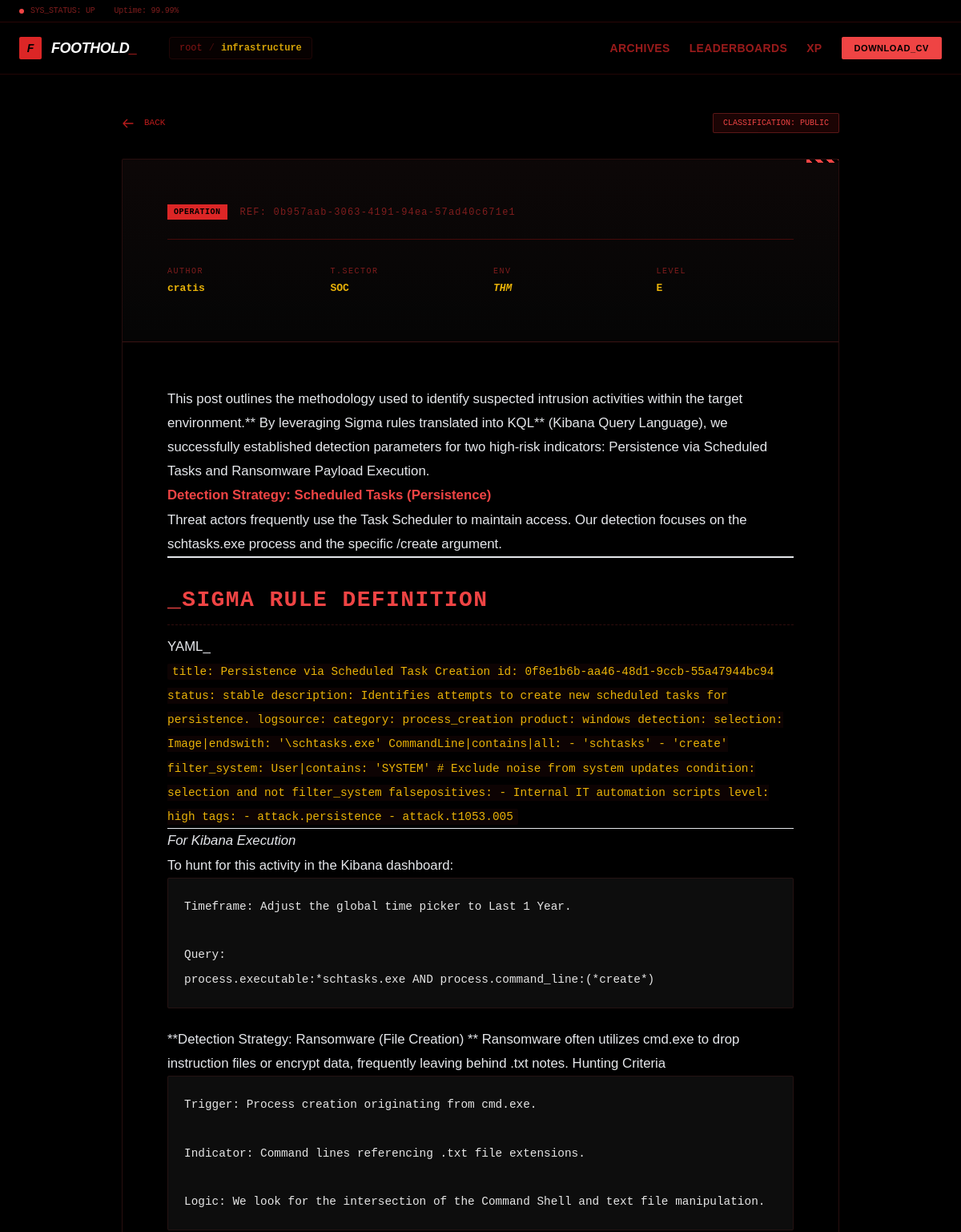
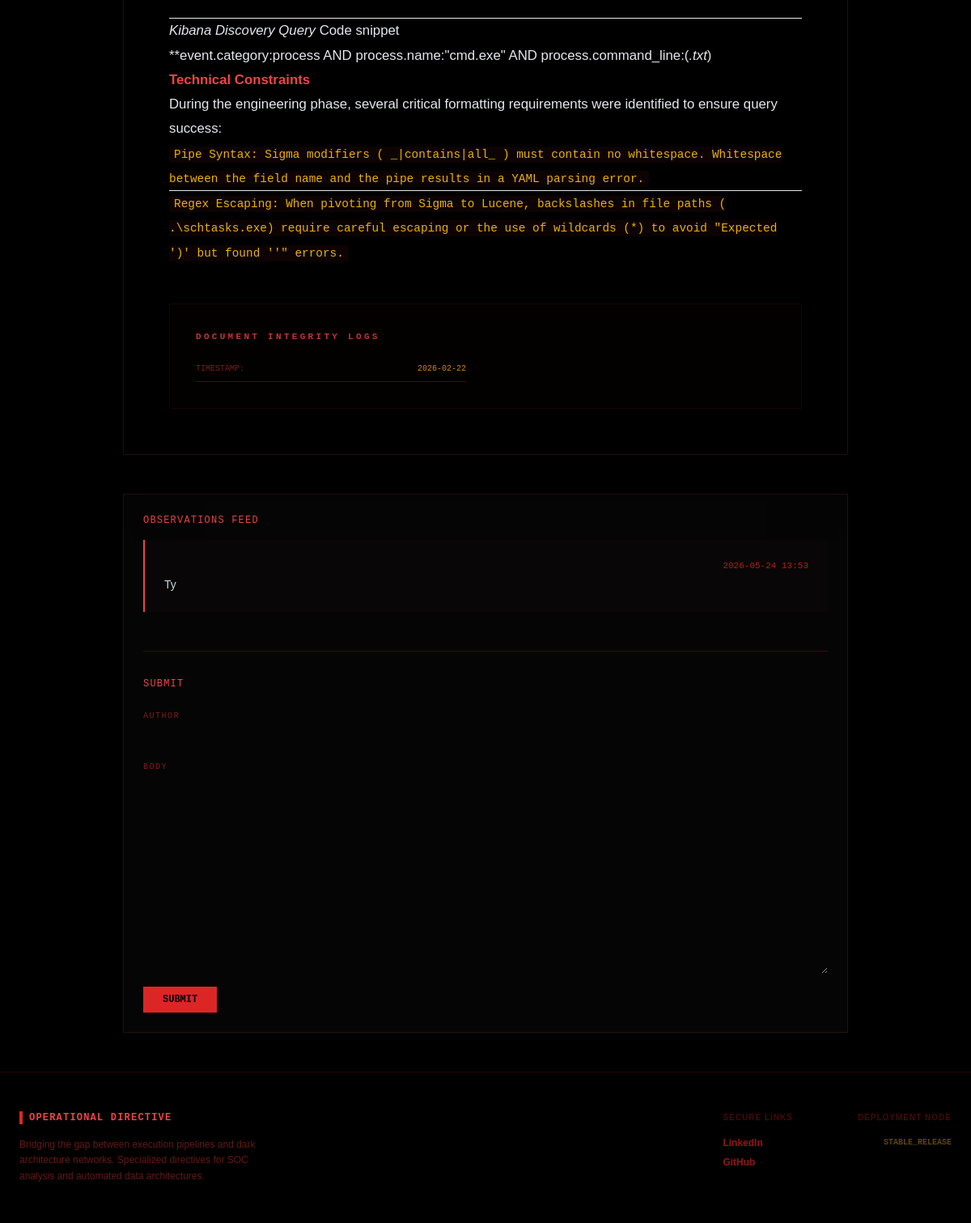
Page /bulletin/0b957aab-3063-4191-94ea-57ad40c671e1/ on the committed database (2 pictures, top to bottom).
### api/models.py (models this page shows, shortened)
class Bulletins(models.Model):
    class Platform(models.TextChoices):
        TRYHACKME = 'THM', 'TryHackMe'
        PORTSWIGGER = 'PortSwigger', 'PortSwigger'
        ROOT_ME = 'Root Me', 'Root-Me'
        HACKTHEBOX = 'HTB', 'HackTheBox'
        FAQ = 'FAQ', 'FAQ'
    class Difficulty(models.TextChoices):
        EASY = 'E', 'Easy'
        MEDIUM = 'M', 'Medium'
        HARD = 'H', 'Hard'
        INSANE = 'I', 'Insane'
    class Category(models.TextChoices):
        WEB = 'WEB', 'web-apps'
        RE = 'RE', 'Reverse engineering'
        SOC = 'SOC', 'Forensics'
        INFRA = 'SYS', 'Systems'
    id = models.UUIDField(primary_key=True, editable=False, default=uuid.uuid4)
    writeup_slug = models.SlugField(unique=True, max_length=100) # Removed 'slugify' default to avoid collisions
    title = models.CharField(max_length=100, default='ANALYSIS_LOG_0x0')
    writeup_body = MartorField(verbose_name="Post Content",
        help_text="Write your post content in Markdown",
        blank=True,
        null=True,
        max_length=10000,)
    writeup_author = models.CharField(max_length=20, default='cratis')
    writeup_image = models.ImageField(upload_to='bulletins/%Y/%m/', null=True, blank=True)
    writeup_difficulty = models.CharField(max_length=1, choices=Difficulty.choices, default=Difficulty.EASY)
    writeup_platform = models.CharField(max_length=11, default=Platform.TRYHACKME, choices=Platform.choices)
    writeup_category = models.CharField(default=Category.SOC, max_length=3, choices=Category.choices)
    publication_date = models.DateField(auto_now_add=True)

class Comment(models.Model):
    body=models.TextField()
    author = models.CharField(max_length=100)
    post = models.ForeignKey('Bulletins', on_delete=models.CASCADE, related_name='comments')
    created_on=models.DateTimeField(auto_now_add=True)
    active = models.BooleanField(default=True)
    class Meta:
        ordering = ['-created_on'] # Newest first

### api/views.py (the view, shortened to what this page needs)
# urls.py: path('bulletin/<uuid:pk>/',BulletingDetailView.as_view(), name='bulletin'),
class BulletingDetailView(DetailView):
    model = Bulletins
    template_name = 'bulletin.html'
    context_object_name = 'bulletin'
    def get_context_data(self, **kwargs):
        context = super().get_context_data(**kwargs)
        context['comments'] = self.object.comments.filter(active=True)
        context['comment_form'] = CommentForm()
        return context

### api/forms.py
class CommentForm(forms.ModelForm):
    class Meta:
        model = Comment
        fields = ('author', 'body')

### theme/templates/bulletin.html (shortened to what this page needs)
{% extends 'base.html' %}
{% load tailwind_tags %}
{% load martortags %}
{% block content %}
<div class="max-w-4xl mx-auto">
    <div class="flex justify-between items-center mb-8">
        <a href="{% url 'index' %}" class="mono text-[11px] text-red-700 hover:text-yellow-500 flex items-center gap-3 group">
            <svg xmlns="http://www.w3.org/2000/svg" class="h-4 w-4 transform group-hover:-translate-x-1" fill="none" viewBox="0 0 24 24" stroke="currentColor">
                <path stroke-linecap="round" stroke-linejoin="round" stroke-width="2" d="M10 19l-7-7m0 0l7-7m-7 7h18" />
            </svg>
            BACK
        </a>
        <div class="mono text-[10px] px-3 py-1 bg-red-950/40 text-red-500 border border-red-500/30 rounded-sm">CLASSIFICATION: PUBLIC</div>
    </div>
    <article class="report-card rounded-sm overflow-hidden relative">
        <div class="absolute top-0 right-0 hazard-accent"></div>
        <div class="report-header p-10 sm:p-14">
            <div class="flex items-center gap-4 mb-6">
                <span class="px-2 py-0.5 bg-red-600 text-black text-[10px] font-black mono uppercase tracking-wider">Operation</span>
                <span class="text-red-900 mono text-xs tracking-widest">REF: {{ bulletin.id|default:"X-0644" }}</span>
            </div>
            <div class="grid grid-cols-2 md:grid-cols-4 gap-8 pt-8 border-t border-red-950">
                <div>
                    <div class="meta-label mb-1">Author</div>
                    <div class="meta-value text-white">{{ bulletin.writeup_author }}</div>
                </div>
                <div>
                    <div class="meta-label mb-1">T.Sector</div>
                    <div class="meta-value">{{ bulletin.writeup_category }}</div>
                </div>
                <div>
                    <div class="meta-label mb-1">Env</div>
                    <div class="meta-value text-slate-400 italic">{{ bulletin.writeup_platform }}</div>
                </div>
                <div>
                    <div class="meta-label mb-1">Level</div>
                    <div class="meta-value {% if bulletin.writeup_difficulty == 'Hard' %}text-red-500 font-bold{% else %}text-yellow-500{% endif %}">{{ bulletin.writeup_difficulty|upper }}</div>
                </div>
            </div>
        </div>
        <div class="p-10 sm:p-14 bg-[#000000] w-full overflow-hidden">
            <div class="prose-custom max-w-none mb-12 w-full overflow-hidden">
                {{ bulletin.writeup_body|safe_markdown }}
            </div>
            <div class="bg-red-950/[0.05] border border-red-900/20 p-8 rounded-sm mono relative overflow-hidden">
                <h4 class="text-red-500/80 text-[11px] font-bold mb-6 uppercase tracking-[0.3em]">Document Integrity Logs</h4>
                <div class="grid grid-cols-1 sm:grid-cols-2 gap-x-12 gap-y-4 text-[10px] text-red-900">
                    <div class="flex justify-between border-b border-red-950 pb-2">
                        <span>TIMESTAMP:</span>
                        <span class="text-yellow-600">{{ bulletin.publication_date|date:"Y-m-d" }}</span>
                    </div>
                </div>
            </div>
        </div>
    </article>
    <section class="mt-12 p-6 report-card">
        <div class="mb-8">
            <h4 class="text-red-500 mono text-xs mb-4 uppercase tracking-widest">Observations Feed</h4>
            <div class="space-y-4">
                {% for comment in comments %}
                    <div class="comment-box">
                        <div class="flex justify-between text-[11px] mono text-red-700 mb-1">
                            <span>{{ comment.created_on|date:"Y-m-d H:i" }}</span>
                        </div>
                        <p class="text-sm text-slate-300">{{ comment.body }}</p>
                    </div>
                {% empty %}
                    <p class="mono text-[11px] text-red-900/60 italic">No incoming intelligence feeds logged for this node.</p>
                {% endfor %}
            </div>
        </div>
        <div class="mt-12 pt-8 border-t border-red-950">
            <h4 class="text-red-500 mono text-xs mb-6 uppercase tracking-widest">Submit</h4>
            <form method="post" class="space-y-4">
                {% for field in comment_form %}
                    <div class="flex flex-col gap-2">
                        <label class="meta-label">{{ field.label }}</label>
                        {{ field }}
                    </div>
                {% endfor %}
                <button type="submit" class="mt-4 px-6 py-2 bg-red-600 text-black font-black mono text-xs uppercase hover:bg-yellow-500 hover:text-black transition-colors duration-150">
                    SUBMIT
                </button>
            </form>
        </div>
    </section>
</div>
{% endblock %}

### theme/templates/base.html (style rules this page uses)
:root { --signal-red: #ef4444; --signal-yellow: #eab308; --bg-pure-black: #000000; --border-tactical: #7f1d1d; --text-main: #f3f4f6; }
body { font-family: 'General Sans', sans-serif; background-color: var(--bg-pure-black); color: var(--text-main); background-image: radial-gradient(rgba(127, 29, 29, 0.3) 0.6px, transparent 0.6px); background-size: 20px 20px; }
.mono { font-family: 'JetBrains Mono', monospace; }

### theme/templates/bulletin.html (style rules this page uses)
.report-card { background: #050505; border: 1px solid rgba(239, 68, 68, 0.15); box-shadow: 0 30px 60px -12px rgba(0, 0, 0, 0.9); }
.report-header { background: linear-gradient(to bottom, rgba(239, 68, 68, 0.03), transparent); border-bottom: 1px solid rgba(239, 68, 68, 0.2); }
.prose-custom { line-height: 1.8; font-size: 1.05rem; color: #e5e7eb; overflow-wrap: break-word; word-wrap: break-word; word-break: break-word; }
.prose-custom h1, .prose-custom h2, .prose-custom h3, .prose-custom h4 { font-family: 'JetBrains Mono', monospace; color: #ef4444; font-weight: 700; margin-top: 1.75rem; margin-bottom: 0.75rem; text-transform: uppercase; letter-spacing: 0.05em; }
.prose-custom h1 { font-size: 1.75rem; border-bottom: 1px dashed rgba(239, 68, 68, 0.2); padding-bottom: 0.25rem; }
.prose-custom strong { color: #ef4444; font-weight: 700; }
.prose-custom pre { background: #0d0d0d !important; border: 1px solid rgba(239, 68, 68, 0.1) !important; padding: 1.25rem; border-radius: 2px; overflow-x: auto; margin-bottom: 1.5rem; max-width: 100%; }
.prose-custom code { font-family: 'JetBrains Mono', monospace; font-size: 0.9rem; color: #eab308; background: rgba(239, 68, 68, 0.05); padding: 2px 6px; border-radius: 2px; }
.prose-custom pre code { color: #e5e5e5; background: transparent; padding: 0; }
.hazard-accent { width: 40px; height: 4px; background: repeating-linear-gradient(45deg, #ef4444, #ef4444 5px, #000 5px, #000 10px); }
.meta-label { font-family: 'JetBrains Mono', monospace; font-size: 10px; text-transform: uppercase; letter-spacing: 0.15em; color: #7f1d1d; }
.meta-value { font-family: 'JetBrains Mono', monospace; font-size: 13px; font-weight: 600; color: #eab308; }
.comment-box { background: rgba(239, 68, 68, 0.01); border-left: 2px solid #ef4444; margin-bottom: 1.5rem; padding: 1.5rem; }

### rows in the picture
Bulletins: id "0b957aab-3063-4191-94ea-57ad40c671e1", writeup_author "cratis", writeup_category "SOC", writeup_platform "THM", writeup_difficulty "E", writeup_body "This post outlines the methodology used to identify suspected intrusion activities within the target environment.** By leveraging Sigma rules translated into KQL** (Kibana Query Language), we successfully established detection parameters for two high-risk indicators: Persistence via Scheduled Tasks and Ransomware Payload Execution. Detection Strategy: Scheduled Tasks (Persistence) Threat actors frequently use the Task Scheduler to maintain access. Our detection focuses on the schtasks.exe process and the specific /create argument. _SIGMA RULE DEFINITION YAML_ title: Persistence via Scheduled Task Creation id: 0f8e1b6b-aa46-48d1-9ccb-55a47944bc94 status: stable description: Identifies…", publication_date "2026-02-22"
Comment: created_on "2026-05-24 13:53", body "Ty"

### other values in the picture
{{ field.label }} "AUTHOR" "BODY"
